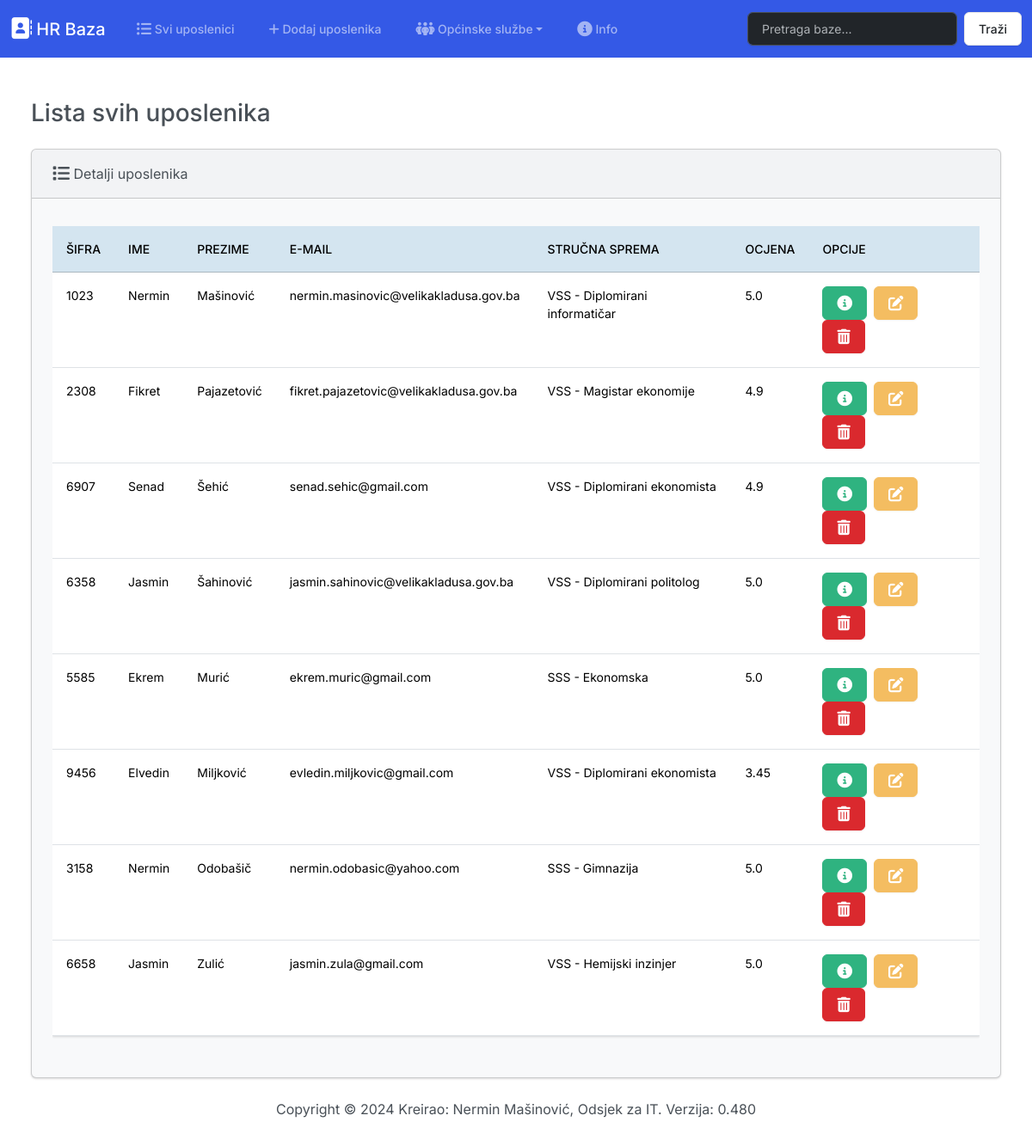
The page / on the database its author committed.
### zaposlenici/models.py (models this page shows, shortened)
class Zaposleni(models.Model):
    sifra_zaposlenog = models.PositiveIntegerField()
    ime = models.CharField(max_length=50)
    prezime = models.CharField(max_length=50)
    email = models.CharField(max_length=50)
    strucna_sprema = models.CharField(max_length=100)
    ocjena_zaposlenog = models.FloatField()
    class Meta:
        verbose_name_plural = "Zaposleni"

### zaposlenici/views.py (the view)
# urls.py: path('', views.index, name='index'),
def index(request):
    return render(request, 'zaposlenici/index.html', {
        'zaposleni': Zaposleni.objects.all()
    })

### zaposlenici/templates/zaposlenici/index.html (shortened to what this page needs)
{% extends "zaposlenici/base.html" %}
{% block content %}
<div class="container-fluid">
<h3 class="m-4 mt-5">Lista svih uposlenika</h3>
<div class="row">
  <div class="col-12">
    {% if zaposleni %}
    <div class="card bg-light ms-4 me-4 mb-4">
      <div class="card-header">
        <i class="fa-solid fa-list fa-lg"></i> Detalji uposlenika
      </div>
      <div class="card-body">
        <p class="card-text">
          <div class="table-responsive">
            <table class="table table-hover">
              <thead>
                <tr class="table-info">
                  <th scope="col">ŠIFRA</th>
                  <th scope="col">IME</th>
                  <th scope="col">PREZIME</th>
                  <th scope="col">E-MAIL</th>
                  <th scope="col">STRUČNA SPREMA</th>
                  <th scope="col">OCJENA</th>
                  <th scope="col">OPCIJE</th>
                </tr>
              </thead>
              <tbody>
                {% for zaposlenik in zaposleni %}
                  <tr>
                    <td>{{ zaposlenik.sifra_zaposlenog }}</td>
                    <td>{{ zaposlenik.ime }}</td>
                    <td>{{ zaposlenik.prezime }}</td>
                    <td>{{ zaposlenik.email }}</td>
                    <td>{{ zaposlenik.strucna_sprema }}</td>
                    <td>{{ zaposlenik.ocjena_zaposlenog }}</td>
                    <td>
                      <button type="button" class="btn btn-success me-1" href="{% url 'view_zaposlenik' zaposlenik.id %}" data-bs-toggle="modal" data-bs-target="#myModal{{zaposlenik.id}}">
                      </button>
                      <a class="btn btn-warning me-1" href="{% url 'uredi' zaposlenik.id %}">
                      </a>
                      <button type="button" class="btn btn-danger" data-bs-toggle="modal" data-bs-target="#delete{{zaposlenik.id}}">
                      </button>
                    </td>
                  </tr>
                {% endfor %}
              </tbody>
            </table>
          </div>
        </p>
      </div>
    </div>
    {% else %}
      <h5 class="alert alert-primary ms-4 me-4">Nema uposlenika</h5>
    {% endif %}
  </div>
</div>
</div>
{% endblock %}

### zaposlenici/templates/zaposlenici/base.html (shortened to what this page needs)
{% load static %}
<!DOCTYPE html>
<html lang="eng">
  <head>
    <link
      rel="stylesheet"
      href="https://cdnjs.cloudflare.com/ajax/libs/font-awesome/6.5.1/css/all.min.css"
    />
    <link href="{% static 'css/bootstrap.min.css' %}" rel="stylesheet" />
  </head>
  <body class="d-flex flex-column min-vh-100">
    <nav class="navbar navbar-expand-lg bg-primary" data-bs-theme="dark">
      <div class="container-fluid">
        <a class="navbar-brand" href="{% url 'index' %}"
          ><i class="fa-solid fa-address-book fa-lg"></i> HR Baza</a
        >
        <div class="collapse navbar-collapse" id="navbarColor01">
          <ul class="navbar-nav me-auto">
            <li class="nav-item">
              <a class="nav-link" href="{% url 'index' %}"
                > Svi uposlenici</a
              >
            </li>
            <li class="nav-item">
              <a class="nav-link" href="{% url 'dodaj' %}"
                ><i class="fa-solid fa-plus"></i> Dodaj uposlenika</a
              >
            </li>
            <li class="nav-item dropdown">
              <a
                class="nav-link dropdown-toggle"
                data-bs-toggle="dropdown"
                href="#"
                role="button"
                aria-haspopup="true"
                aria-expanded="false"
              >
                Općinske službe</a
              >
            </li>
            <li class="nav-item">
              <a class="nav-link" href="{% url 'info' %}"
                > Info</a
              >
            </li>
          </ul>
          <form class="d-flex" method="POST" action="{% url 'pretraga' %}">
            <input
              class="form-control me-sm-2"
              type="search"
              placeholder="Pretraga baze..."
              name="pretraga"
            />
            <button class="btn btn-secondary my-2 my-sm-0" type="submit">
              Traži
            </button>
          </form>
        </div>
      </div>
    </nav>
    {% block content %} {% endblock %}
    <footer class="mt-auto mb-4">
      <div class="text-center">
        <span>
          Copyright &copy;
          Kreirao: Nermin Mašinović, Odsjek za IT. Verzija: 0.480
        </span>
      </div>
    </footer>
  </body>
</html>

### rows shown on the page
Zaposleni: sifra_zaposlenog "1023", ime "Nermin", prezime "Mašinović", email "nermin.masinovic@velikakladusa.gov.ba", strucna_sprema "VSS - Diplomirani informatičar", ocjena_zaposlenog "5.0"
Zaposleni: sifra_zaposlenog "2308", ime "Fikret", prezime "Pajazetović", email "fikret.pajazetovic@velikakladusa.gov.ba", strucna_sprema "VSS - Magistar ekonomije", ocjena_zaposlenog "4.9"
Zaposleni: sifra_zaposlenog "6907", ime "Senad", prezime "Šehić", email "senad.sehic@gmail.com", strucna_sprema "VSS - Diplomirani ekonomista", ocjena_zaposlenog "4.9"
Zaposleni: sifra_zaposlenog "6358", ime "Jasmin", prezime "Šahinović", email "jasmin.sahinovic@velikakladusa.gov.ba", strucna_sprema "VSS - Diplomirani politolog", ocjena_zaposlenog "5.0"
Zaposleni: sifra_zaposlenog "5585", ime "Ekrem", prezime "Murić", email "ekrem.muric@gmail.com", strucna_sprema "SSS - Ekonomska", ocjena_zaposlenog "5.0"
Zaposleni: sifra_zaposlenog "9456", ime "Elvedin", prezime "Miljković", email "evledin.miljkovic@gmail.com", strucna_sprema "VSS - Diplomirani ekonomista", ocjena_zaposlenog "3.45"
Zaposleni: sifra_zaposlenog "3158", ime "Nermin", prezime "Odobašič", email "nermin.odobasic@yahoo.com", strucna_sprema "SSS - Gimnazija", ocjena_zaposlenog "5.0"
Zaposleni: sifra_zaposlenog "6658", ime "Jasmin", prezime "Zulić", email "jasmin.zula@gmail.com", strucna_sprema "VSS - Hemijski inzinjer", ocjena_zaposlenog "5.0"
